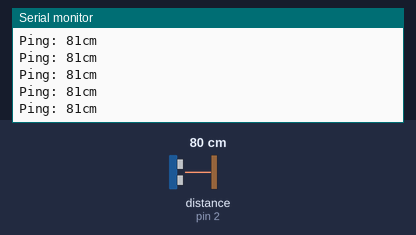
Bench run of a sketch on a simulated Arduino Uno, built with avr-gcc and run on an emulated ATmega328P. Parts: the last lines printed to the serial monitor. The test bench sets the inputs (shaded band); at power-on: distance to the obstacle (sensor on pin 2) 80 cm. The echo pulse lasts 58.3 µs per cm.

Above: at 1.2 s.
1.3 s: distance to the obstacle (sensor on pin 2) set to 18 cm
At 1.33 s:
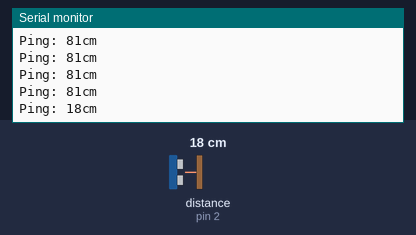
4.3 s: distance to the obstacle (sensor on pin 2) set to 120 cm
At 4.4 s:
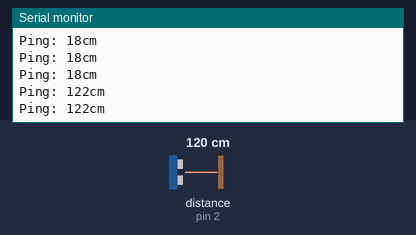
7.3 s: distance to the obstacle (sensor on pin 2) set to 4 cm
At 7.31 s:
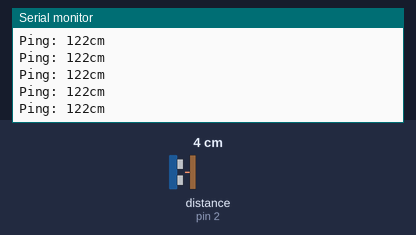
10.3 s: distance to the obstacle (sensor on pin 2) set to 60 cm
At 11.1 s:
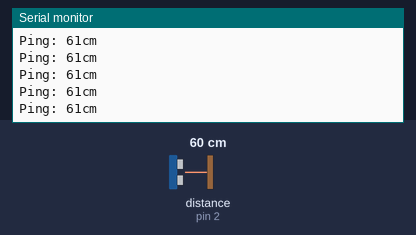
Timing chart, 0 to 13.3 s (numbered marks = the images above; inputs shaded):
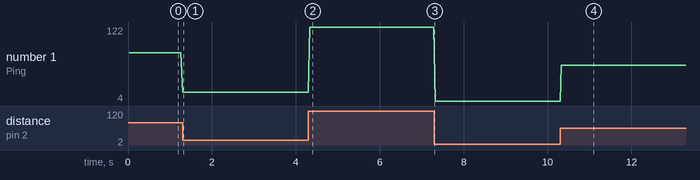

The sketch:

Project_Ultrasonic_Tests.ino
```cpp
// ---------------------------------------------------------------------------
// Example NewPing library sketch that does a ping about 20 times per second.
// ---------------------------------------------------------------------------

#include <NewPing.h>

#define TRIGGER_PIN  2  // Arduino pin tied to trigger pin on the ultrasonic sensor.
#define ECHO_PIN     2  // Arduino pin tied to echo pin on the ultrasonic sensor.
#define MAX_DISTANCE 200 // Maximum distance we want to ping for (in centimeters). Maximum sensor distance is rated at 400-500cm.

NewPing sonar(TRIGGER_PIN, ECHO_PIN, MAX_DISTANCE); // NewPing setup of pins and maximum distance.

void setup() {
  Serial.begin(9600); // Open serial monitor at 9600 baud to see ping results.
}

void loop() {
  delay(30);                     // Wait 30ms between pings (about 20 pings/sec). 29ms should be the shortest delay between pings.
  if (sonar.ping_cm() != 0) {
    Serial.print("Ping: ");
    Serial.print(sonar.ping_cm()); // Send ping, get distance in cm and print result (0 = outside set distance range)
    Serial.println("cm");
  }
}
```

Measured:
- after the input at 1.3 s, the serial monitor: prints a new line at once (image 1)
- after the input at 4.3 s, the serial monitor: prints a new line at once (image 2)
- after the input at 10.3 s, the serial monitor: prints a new line at once (image 4)
- plotted number 1: 81 → 18 after the input at 1.3 s, 18 → 122 after the input at 4.3 s, 122 → 4 after the input at 7.3 s, 4 → 61 after the input at 10.3 s
